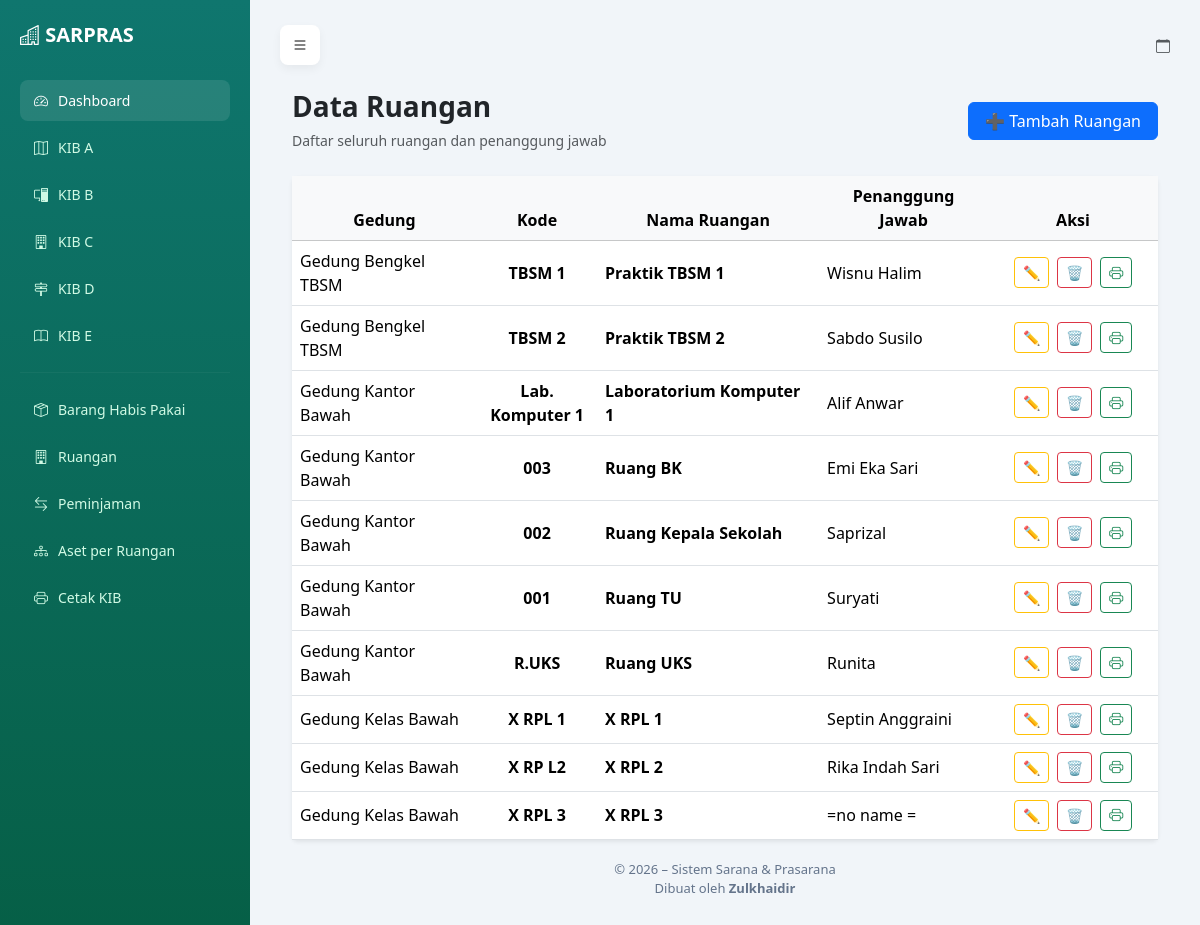
The page /ruangan/ on the database its author committed.
### sarpras/models.py (models this page shows, shortened)
class Ruangan(models.Model):
    gedung = models.ForeignKey(
        Gedung,
        on_delete=models.CASCADE,
        related_name='ruangan'
    )
    nama = models.CharField(max_length=200)
    kode = models.CharField(max_length=50)
    penanggung_jawab = models.CharField(max_length=200, blank=True, null=True)

class Gedung(models.Model):
    kode_barang = models.CharField(max_length=50)
    nama = models.CharField(max_length=200)
    lokasi = models.CharField(max_length=200)
    luas = models.FloatField()
    kondisi = models.CharField(max_length=100)
    tahun_perolehan = models.IntegerField()

### sarpras/views.py (the view)
# urls.py: path('ruangan/', views.ruangan_list, name='ruangan_list'),
def ruangan_list(request):
    data = Ruangan.objects.select_related('gedung').all().order_by('gedung__nama', 'nama')
    return render(request, 'sarpras/ruangan.html', {'data': data})

### sarpras/templates/sarpras/ruangan.html (shortened to what this page needs)
{% extends 'sarpras/base.html' %}
{% block content %}
<div class="container mt-4">
    <div class="d-flex justify-content-between align-items-center mb-4 flex-wrap gap-3">
        <div>
            <h3 class="fw-bold mb-1">Data Ruangan</h3>
            <small class="text-muted">
                Daftar seluruh ruangan dan penanggung jawab
            </small>
        </div>
        <a href="{% url 'ruangan_tambah' %}" class="btn btn-primary px-3">
            ➕ Tambah Ruangan
        </a>
    </div>
    <div class="card shadow-sm border-0">
        <div class="card-body p-0">
            <div class="table-responsive">
                <table class="table table-hover align-middle mb-0">
                    <thead class="table-light text-center">
                        <tr>
                            <th>Gedung</th>
                            <th style="width:120px;">Kode</th>
                            <th>Nama Ruangan</th>
                            <th>Penanggung Jawab</th>
                            <th width="170">Aksi</th>
                        </tr>
                    </thead>
                    <tbody>
                    {% for r in data %}
                        <tr>
                            <td>{{ r.gedung.nama }}</td>
                            <td class="text-center fw-semibold">
                                {{ r.kode }}
                            </td>
                            <td class="fw-semibold">
                                {{ r.nama }}
                            </td>
                            <td>{{ r.penanggung_jawab }}</td>
                            <td class="text-center">
                                <a href="{% url 'ruangan_edit' r.id %}"
                                   class="btn btn-sm btn-outline-warning me-1"
                                   title="Edit">
                                    ✏
                                </a>
                                <a href="{% url 'ruangan_hapus' r.id %}"
                                   class="btn btn-sm btn-outline-danger me-1"
                                   title="Hapus"
                                   onclick="return confirm('Yakin hapus?')">
                                   🗑
                                </a>
                                <a href="{% url 'cetak_kir' r.id %}"
                                   target="_blank"
                                   class="btn btn-sm btn-outline-success"
                                   title="Cetak KIR">
                                    <i class="bi bi-printer"></i>
                                </a>
                            </td>
                        </tr>
                    {% endfor %}
                    </tbody>
                </table>
            </div>
        </div>
    </div>
</div>
{% endblock %}

### sarpras/templates/sarpras/base.html (style rules this page uses)
body { background: #f1f5f9; margin: 0; }

### rows shown on the page
Ruangan: gedung.nama "Gedung Bengkel TBSM", kode "TBSM 1", nama "Praktik TBSM 1", penanggung_jawab "Wisnu Halim"
Ruangan: gedung.nama "Gedung Bengkel TBSM", kode "TBSM 2", nama "Praktik TBSM 2", penanggung_jawab "Sabdo Susilo"
Ruangan: gedung.nama "Gedung Kantor Bawah", kode "Lab. Komputer 1", nama "Laboratorium Komputer 1", penanggung_jawab "Alif Anwar"
Ruangan: gedung.nama "Gedung Kantor Bawah", kode "003", nama "Ruang BK", penanggung_jawab "Emi Eka Sari"
Ruangan: gedung.nama "Gedung Kantor Bawah", kode "002", nama "Ruang Kepala Sekolah", penanggung_jawab "Saprizal"
Ruangan: gedung.nama "Gedung Kantor Bawah", kode "001", nama "Ruang TU", penanggung_jawab "Suryati"
Ruangan: gedung.nama "Gedung Kantor Bawah", kode "R.UKS", nama "Ruang UKS", penanggung_jawab "Runita"
Ruangan: gedung.nama "Gedung Kelas Bawah", kode "X RPL 1", nama "X RPL 1", penanggung_jawab "Septin Anggraini"
Ruangan: gedung.nama "Gedung Kelas Bawah", kode "X RP L2", nama "X RPL 2", penanggung_jawab "Rika Indah Sari"
Ruangan: gedung.nama "Gedung Kelas Bawah", kode "X RPL 3", nama "X RPL 3", penanggung_jawab "=no name ="
